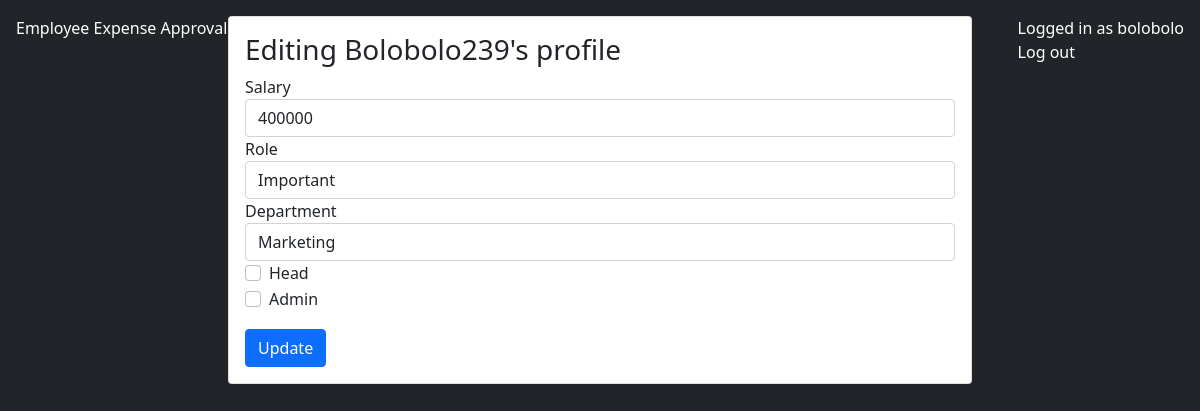
Screenshot of /profile-edit/9 (signed in) with the database file from the repository.
### budget/models.py (models this page shows)
class Profile(models.Model):
    user = models.OneToOneField(User, on_delete=models.CASCADE, null=True, blank=True)
    salary = models.IntegerField(null=True, blank=True)
    role = models.CharField(max_length=100, null=True, blank=True)
    department = models.ForeignKey(Department, on_delete=models.CASCADE, default='2', null=True, blank=True)
    head = models.BooleanField(default=False)
    admin = models.BooleanField(default=False)

### budget/views.py (the view)
# urls.py: path('profile-edit/<id>', profileEdit, name='editProfile'),
def profileEdit(request, id):
    if request.user.profile.admin:
        user = User.objects.get(id=id)
        profile = Profile.objects.get(user=user)
        form = ProfileForm(request.POST or None, instance=profile)
        if form.is_valid():
            form.save()
            return redirect('editProfile', user.id)
        context = {
            'form': form,
            'user': user,
        }
        return render(request, 'profile/edit.html', context)
    else:
        return HttpResponse("<h1>Not Authorized</h1>")

### budget/forms.py
class ProfileForm(forms.ModelForm):
    class Meta:
        model = Profile
        exclude = ('user',)

### budget/models.py (called while the page is built)
    def __str__(self):
        return self.department_name

### templates/profile/edit.html (shortened to what this page needs)
{% extends 'base.html' %}
{% load crispy_forms_tags %}
{% block content %}
<div class="card p-3 m-3">
    <h3>Editing {{user.username|capfirst}}'s profile</h3>
    <form method="POST">
        {{form|crispy}}
        <button type="submit" class="btn btn-primary mt-3">Update</button>
    </form>
</div>
{% endblock %}

### templates/base.html (shortened to what this page needs)
<!doctype html>
<html lang="en">
  <head>
    <link href="https://cdn.jsdelivr.net/npm/bootstrap@5.0.0-beta2/dist/css/bootstrap.min.css" rel="stylesheet">
  </head>
  <body class="bg-dark">
<div class="container" style="width: 800px;">
  <div style="left: 0; top: 0; margin: 1rem; position: absolute;">
    <p class="text-white">
        <a class="text-white" style="text-decoration: none;" href="{% url 'iredirect' %}">
          Employee Expense Approval
        </a>
    </p>
</div>
  <div style="right: 0; top: 0; margin: 1rem; position: absolute;">
    <p class="text-white">
        {% if request.user.is_authenticated %}
        Logged in as {{request.user.username}}<br>
        <a class="text-white" style="text-decoration: none;" href="{% url 'account_logout' %}">Log out</a>
        {% else %}
        <a class="text-white" style="text-decoration: none;" href="{% url 'account_login' %}">
            Click to log in
        </a>
        {% endif %}
    </p>
</div>
    {% block content %}{% endblock %}
</div>
  </body>
</html>

### rows the page displays
Profile: salary "400000", role "Important", department "Marketing"

### other values shown
{{ request.user.username }} "bolobolo"
{{ user.username|capfirst }} "Bolobolo239"
